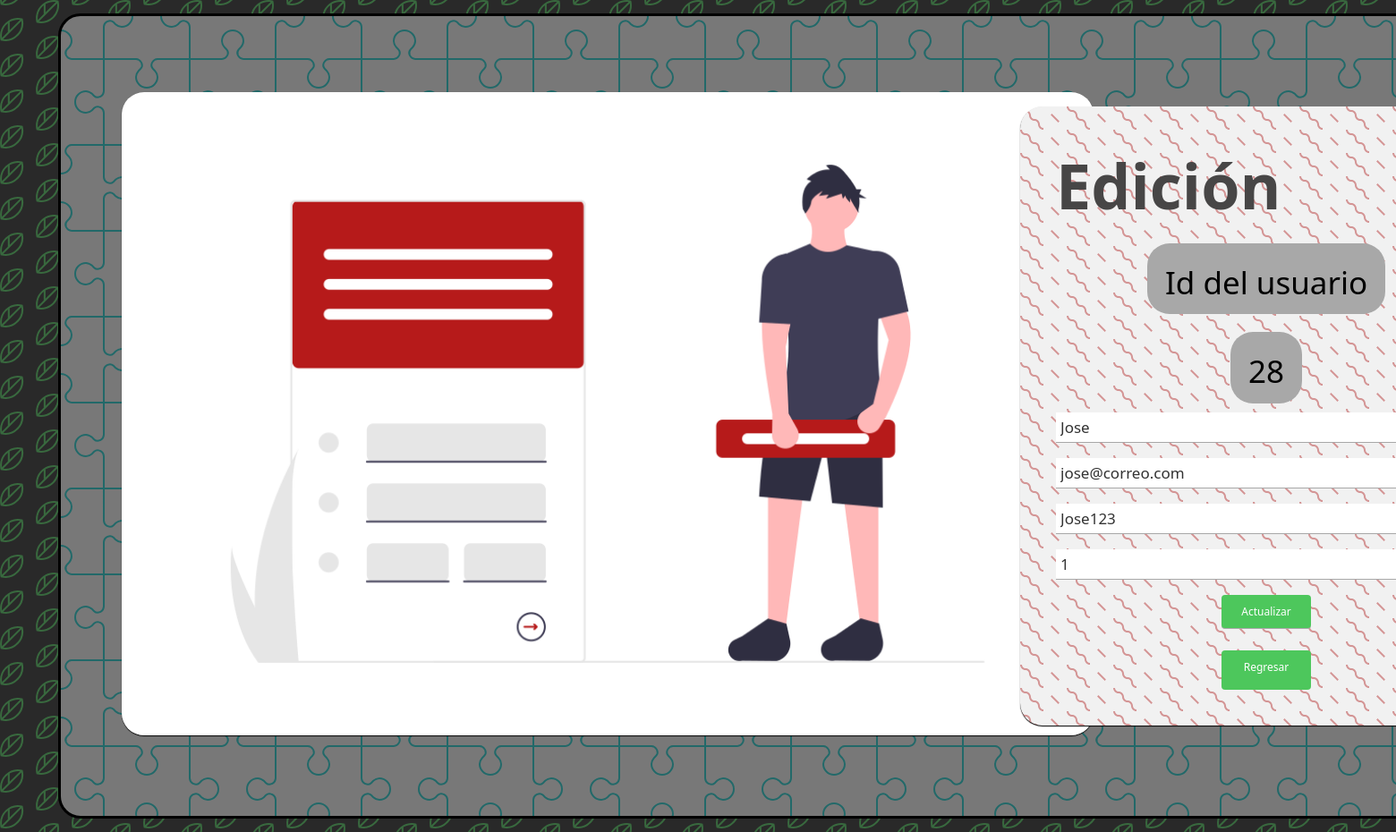
Before: /editUserCall/28 with the older database file.
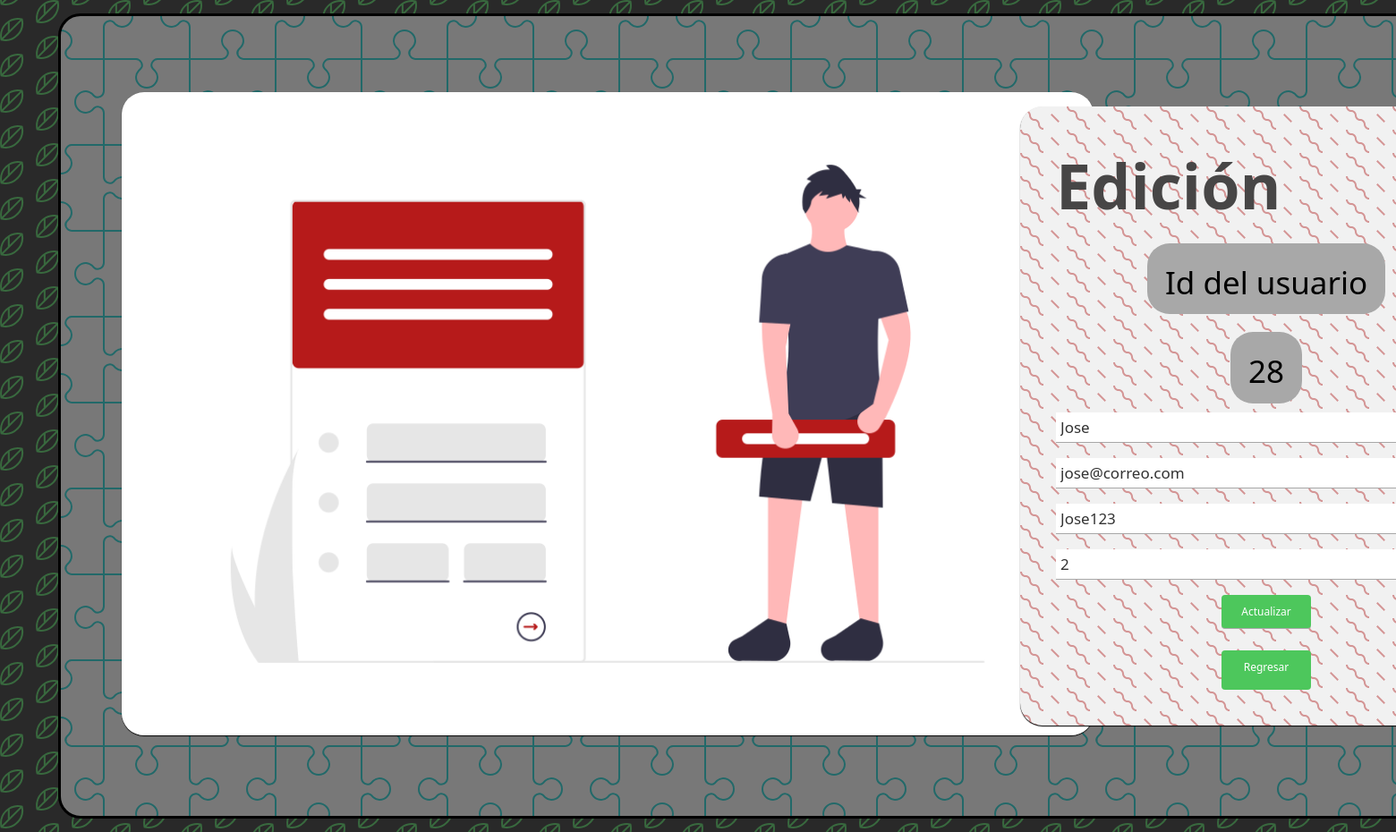
After: the same page with the newer database file.
### tables this page shows
CREATE TABLE usuarios (
	id INTEGER NOT NULL PRIMARY KEY AUTOINCREMENT,
	nombre TEXT(50) NOT NULL,
	correo TEXT(50) NOT NULL,
	usuario TEXT NOT NULL,
	clave TEXT NOT NULL
, rol INTEGER);

### app.py (the view, shortened to what this page needs)
@app.route('/editUserCall/<id>', methods=['GET', 'POST'])
def editUserCall(id):
    print("-------------------------------------------")
    with sqlite3.connect("restaurante.db") as con:
        if request.method == 'GET':
            cur = con.cursor()
            cur.execute(f"SELECT * FROM usuarios WHERE id = {id}")
            userlist = cur.fetchall()[0]
            return render_template('editUserCall.html',US=userlist)

### templates/editUserCall.html (shortened to what this page needs)
<!DOCTYPE html>
<html lang="es">
<head>
    <link rel="stylesheet" href="../static/css/editUserCall.css">
</head>
<body>
    <div class="maincontainer">
            <div class="imagenlogin">
                <img src="../static/images/imagesindex/edit.png" alt="Login image" class="loginimage">
            </div>
            <div class="register">
                <h2>Edición</h2>
                <p class="textED">Id del usuario</p>
                <p class = idED>{{US[0]}}</p>
                <form action="" method="POST">
                    <input type="text" placeholder="Nombre" class="nombre" id="nombreED" name="nombreED" value="{{US[1]}}">
                    <input type="text" placeholder="Correo" class="correoED"  name="correoED" value="{{US[2]}}">
                    <input type="text" placeholder="Usuario" class="usuarioED" name="usuarioED" value="{{US[3]}}">
                    <input type="text" placeholder="Rol" class="rolED" name="rolED" value="{{US[5]}}">
                    <input type="submit" class="submit" value="Actualizar">
                </form>
                <a class="submit2"href="{{url_for('usuario')}}">Regresar</a>
            </div>
    </div>
</body>
</html>

### static/css/editUserCall.css (style rules this page uses)
* { font-family: 'Segoe UI', Tahoma, Geneva, Verdana, sans-serif; margin: 0;padding: 0; box-sizing:border-box; }
body { background-color: #292929; }
.maincontainer { width:1750px; height:900px; padding:0px; display:grid; justify-content: center; align-items: center; grid-template-columns: 1fr 1fr; background-color: #787878; padding:3px; border-radius:25px; margin-top:15px; margin-left: 65px; margin-right: 65px; margin-bottom: 15px; border: 3px solid black; }
.maincontainer .loginimage { width:125%; height:100%; border-radius:25px; margin-left: 65px; box-shadow: 0 1px 1px 0 rgba(0,0,0,2); }
.register { display:grid; margin-left: 200px; width:550px; height:78%; background:#ffff; box-shadow: 0 1px 1px 0 rgba(0,0,0,2); border-radius:25px; background-color: #f1f1f1; padding:40px; position:relative; }
.register h2 { color:#474646; font-size: 70px; left:250px; }
.register input { width:100%; padding:5px; font-size:17px; margin-bottom:17px; border-top-style:none; border-left-style:none; border-right-style:none; border-bottom:1px solid #a8a8a8; color:#333; }
.register .submit { width:100px; padding: 10px; background:#4DC75C; color: #fff; font-size: 12px;box-shadow: 0 0 px 0 rgba(0,0,0,.2); cursor:pointer; border-radius: 4px; margin-left: 185px; }
.register .submit2 { width:100px; padding: 10px; background:#4DC75C; color: #fff; font-size: 12px;box-shadow: 0 0 px 0 rgba(0,0,0,.2); cursor:pointer; border-radius: 4px; margin-left: 185px; text-align: center; text-decoration: none; }
.textED, .idED { font-size: 35px; padding: 20px; padding-bottom: 5px; margin:10px; background:#a8a8a8; justify-self: center; border-radius:25px; }

Changed rows visible on the page:
changed usuarios "Jose": rolED "1" → "2"
